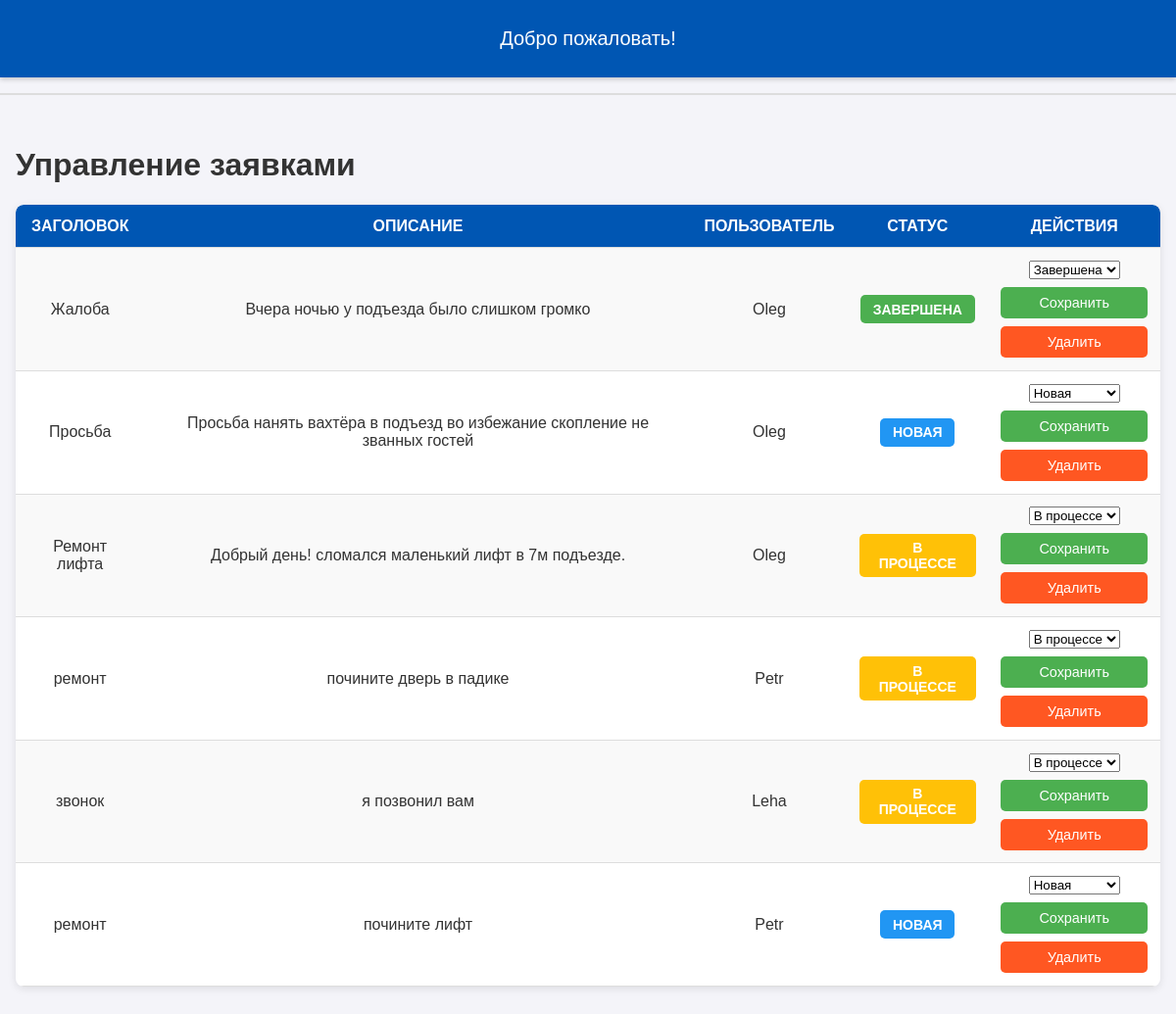
The page /all-requests/ on the database its author committed.
### main/models.py (models this page shows, shortened)
class Request(models.Model):
    STATUS_CHOICES = [
        ('new', 'Новая'),
        ('in_progress', 'В процессе'),
        ('completed', 'Завершена'),
    ]
    user = models.ForeignKey(CustomUser, on_delete=models.CASCADE)
    title = models.CharField(max_length=200)
    description = models.TextField()
    status = models.CharField(max_length=20, choices=STATUS_CHOICES, default='new')
    created_at = models.DateTimeField(auto_now_add=True)
    updated_at = models.DateTimeField(auto_now=True)

class CustomUser(AbstractBaseUser, PermissionsMixin):
    username = models.CharField(max_length=150, unique=True)
    email = models.EmailField(unique=True)
    first_name = models.CharField(max_length=30, blank=True, null=True)
    surname = models.CharField(max_length=30, blank=True, null=True)
    apartment_number = models.CharField(max_length=10, blank=True, null=True)
    phone_number = models.CharField(max_length=20, blank=True, null=True)
    is_active = models.BooleanField(default=True)
    is_staff = models.BooleanField(default=False)
    objects = CustomUserManager()
    USERNAME_FIELD = 'username'
    REQUIRED_FIELDS = ['email']

### main/views.py (the view, shortened to what this page needs)
# urls.py: path('all-requests/', views.all_requests, name='all_requests'),
def all_requests(request):
    requests = Request.objects.all().order_by("-created_at")
    return render(request, "main/all_requests.html", {"requests": requests})

### main/templates/main/all_requests.html (shortened to what this page needs)
{% extends 'main/base.html' %}
{% block content %}
<h1>Управление заявками</h1>
<div class="table-container">
    <table class="styled-table">
        <thead>
            <tr>
                <th>Заголовок</th>
                <th>Описание</th>
                <th>Пользователь</th>
                <th>Статус</th>
                <th>Действия</th>
            </tr>
        </thead>
        <tbody>
            {% for req in requests %}
            <tr class="request-row" data-id="{{ req.id }}">
                <td>{{ req.title }}</td>
                <td>{{ req.description }}</td>
                <td>{{ req.user.username }}</td>
                <td>
                    <span class="status {% if req.get_status_display == 'Новая' %}new{% elif req.get_status_display == 'В процессе' %}in-progress{% elif req.get_status_display == 'Завершена' %}completed{% endif %}">
                        {{ req.get_status_display }}
                    </span>
                </td>
                <td style="text-align: center;">
                    <form method="post" style="display: flex; align-items: center; gap: 0.5rem;">
                        <select name="new_status" class="status-select">
                            {% for status, display in req.STATUS_CHOICES %}
                            <option value="{{ status }}" {% if status == req.status %}selected{% endif %}>
                                {{ display }}
                            </option>
                            {% endfor %}
                        </select>
                        <button type="submit" class="btn-save">Сохранить</button>
                        <button class="btn-delete" data-id="{{ req.id }}">Удалить</button>
                    </form>
                </td>
            </tr>
            {% endfor %}
        </tbody>
    </table>
</div>
{% endblock %}

### main/templates/main/base.html (shortened to what this page needs)
{% load static %}
<!DOCTYPE html>
<html lang="en">
<head>
    <link rel="stylesheet" href="{% static 'main/css/styles.css' %}">
</head>
<body>
    <nav>
        {% if user.is_authenticated %}
            <a href="{% url 'home' %}">Главная</a>
            <a href="{% url 'profile' %}">Профиль</a>
            <a href="{% url 'notifications' %}">Уведомления</a>
            {% if user.is_staff %}
                <a href="{% url 'all_requests' %}">Все Заявки</a>
                <a href="{% url 'add_payment' %}">Добавить Платеж</a>
                <a href="{% url 'send_message' %}">Отправить сообщение</a>
                <a href="{% url 'manage_payments' %}">Управление платежами</a>
                <a href="{% url 'send_notification' %}">Отправить Уведомление</a>
                <div>
                    <a href="{% url 'request_report' %}">Отчёт о заявках</a>
                    <a href="{% url 'payment_report' %}">Отчёт о платежах</a>
                    <a href="{% url 'debts_report' %}">Отчёт о задолжностях</a>
                </div>
            {% else %}
                <a href="{% url 'create_request' %}">Создать Заявку</a>
                <a href="{% url 'my_debts' %}">Мои Задолженности</a>
                <a href="{% url 'payments' %}">Мои Платежи</a>
                <a href="{% url 'my_requests' %}">Мои Заявки</a>
                <a href="{% url 'my_messages' %}">Ответы на заявки</a>
            {% endif %}
            <a href="{% url 'logout' %}">Выйти</a>
        {% else %}
        <p style="font-size:20px;"> Добро пожаловать!</p>
        {% endif %}
    </nav>
    <hr>
    <main>
        {% block content %}{% endblock %}
    </main>
</body>
</html>

### main/static/main/css/styles.css (style rules this page uses)
form { display: flex; flex-direction: column; align-items: center; }
form button { width: 150px; height: 50px; background-color: #4CAF50; color: white; border: none; border-radius: 5px; cursor: pointer; }
body { background: red; font-family: Arial, sans-serif; margin: 0; padding: 0; background-color: #f4f4f9; color: #333; }
nav { background-color: #0056b3; color: white; padding: 0.5rem; display: flex; flex-wrap: wrap; justify-content: space-between; align-items: center; box-shadow: 0 2px 5px rgba(0, 0, 0, 0.2); }
hr { border: none; height: 2px; background-color: #ddd; margin: 1rem 0; }
main { padding: 1rem; }
.table-container { margin: 1rem 0; overflow-x: auto; box-shadow: 0 2px 8px rgba(0, 0, 0, 0.1); border-radius: 8px; }
.styled-table { width: 100%; border-collapse: collapse; font-size: 16px; text-align: left; background-color: white; border-radius: 8px; overflow: hidden; }
.styled-table thead tr { background-color: #0056b3; color: white; text-transform: uppercase; font-weight: bold; }
.styled-table th, .styled-table td { padding: 1rem; border-bottom: 1px solid #ddd; }
.styled-table th { text-align: center; }
.styled-table tbody tr:nth-of-type(odd) { background-color: #f9f9f9; }
.status { display: inline-block; padding: 0.4rem 0.8rem; font-size: 14px; font-weight: bold; border-radius: 5px; text-transform: uppercase; }
.status.new { background-color: #2196F3; color: white; }
.status.in-progress { background-color: #FFC107; color: white; }
.status.completed { background-color: #4CAF50; color: white; }
.styled-table td, .styled-table th { padding: 0.8rem; text-align: center; }
.btn-save { background-color: #4CAF50; color: white; border: none; border-radius: 5px; padding: 0.3rem 0.6rem; font-size: 0.9rem; cursor: pointer; transition: background-color 0.3s; }
.btn-delete { background-color: #FF5722; color: white; border: none; border-radius: 5px; padding: 0.3rem 0.6rem; font-size: 0.9rem; cursor: pointer; transition: background-color 0.3s; }
form .btn-save, .btn-delete { height: 2rem; display: inline-block; vertical-align: middle; }

### rows shown on the page
Request: title "Жалоба", description "Вчера ночью у подъезда было слишком громко", user.username "Oleg", status "ЗАВЕРШЕНА", new_status "Завершена"
Request: title "Просьба", description "Просьба нанять вахтёра в подъезд во избежание скопление не званных гостей", user.username "Oleg", status "НОВАЯ", new_status "Новая"
Request: title "Ремонт лифта", description "Добрый день! сломался маленький лифт в 7м подъезде.", user.username "Oleg", status "В ПРОЦЕССЕ", new_status "В процессе"
Request: title "ремонт", description "почините дверь в падике", user.username "Petr", status "В ПРОЦЕССЕ", new_status "В процессе"
Request: title "звонок", description "я позвонил вам", user.username "Leha", status "В ПРОЦЕССЕ", new_status "В процессе"
Request: title "ремонт", description "почините лифт", user.username "Petr", status "НОВАЯ", new_status "Новая"
